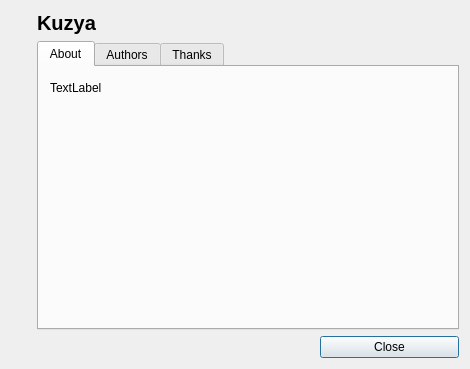
<?xml version="1.0" encoding="UTF-8"?>
<ui version="4.0">
 <class>AboutDialog</class>
 <widget class="QDialog" name="AboutDialog">
  <property name="windowModality">
   <enum>Qt::WindowModal</enum>
  </property>
  <property name="geometry">
   <rect>
    <x>0</x>
    <y>0</y>
    <width>470</width>
    <height>369</height>
   </rect>
  </property>
  <property name="windowTitle">
   <string>About...</string>
  </property>
  <property name="sizeGripEnabled">
   <bool>false</bool>
  </property>
  <property name="modal">
   <bool>true</bool>
  </property>
  <layout class="QGridLayout" name="gridLayout_3">
   <item row="0" column="0">
    <layout class="QGridLayout" name="gridLayout_2" columnstretch="0,2,1">
     <item row="0" column="0" rowspan="2">
      <widget class="QLabel" name="logoLabel">
       <property name="text">
        <string/>
       </property>
       <property name="pixmap">
        <pixmap resource="images.qrc">:/menu/images/kuzya.png</pixmap>
       </property>
      </widget>
     </item>
     <item row="0" column="1" colspan="2">
      <widget class="QLabel" name="TitleLabel">
       <property name="font">
        <font>
         <pointsize>15</pointsize>
         <weight>75</weight>
         <bold>true</bold>
        </font>
       </property>
       <property name="text">
        <string>Kuzya</string>
       </property>
      </widget>
     </item>
     <item row="1" column="1" rowspan="3" colspan="2">
      <widget class="QTabWidget" name="tabWidget">
       <property name="currentIndex">
        <number>0</number>
       </property>
       <widget class="QWidget" name="aboutTab">
        <attribute name="title">
         <string>About</string>
        </attribute>
        <layout class="QGridLayout" name="gridLayout">
         <item row="0" column="0">
          <widget class="QLabel" name="aboutLabel">
           <property name="text">
            <string>TextLabel</string>
           </property>
          </widget>
         </item>
         <item row="1" column="0">
          <spacer name="verticalSpacer_2">
           <property name="orientation">
            <enum>Qt::Vertical</enum>
           </property>
           <property name="sizeHint" stdset="0">
            <size>
             <width>20</width>
             <height>40</height>
            </size>
           </property>
          </spacer>
         </item>
         <item row="0" column="1">
          <spacer name="horizontalSpacer">
           <property name="orientation">
            <enum>Qt::Horizontal</enum>
           </property>
           <property name="sizeHint" stdset="0">
            <size>
             <width>40</width>
             <height>20</height>
            </size>
           </property>
          </spacer>
         </item>
        </layout>
       </widget>
       <widget class="QWidget" name="authorsTab">
        <attribute name="title">
         <string>Authors</string>
        </attribute>
        <layout class="QGridLayout" name="gridLayout_4">
         <item row="0" column="0">
          <widget class="QLabel" name="authorsLabel">
           <property name="text">
            <string>TextLabel</string>
           </property>
          </widget>
         </item>
         <item row="0" column="1">
          <spacer name="horizontalSpacer_2">
           <property name="orientation">
            <enum>Qt::Horizontal</enum>
           </property>
           <property name="sizeHint" stdset="0">
            <size>
             <width>40</width>
             <height>20</height>
            </size>
           </property>
          </spacer>
         </item>
         <item row="1" column="0">
          <spacer name="verticalSpacer_3">
           <property name="orientation">
            <enum>Qt::Vertical</enum>
           </property>
           <property name="sizeHint" stdset="0">
            <size>
             <width>20</width>
             <height>40</height>
            </size>
           </property>
          </spacer>
         </item>
        </layout>
       </widget>
       <widget class="QWidget" name="tab_23">
        <attribute name="title">
         <string>Thanks</string>
        </attribute>
        <layout class="QGridLayout" name="gridLayout_5">
         <item row="0" column="0">
          <widget class="QLabel" name="label_2">
           <property name="text">
            <string>Thanks for your help...</string>
           </property>
          </widget>
         </item>
         <item row="1" column="0">
          <widget class="QTextBrowser" name="thanksBrowser">
           <property name="autoFillBackground">
            <bool>false</bool>
           </property>
           <property name="html">
            <string>&lt;!DOCTYPE HTML PUBLIC &quot;-//W3C//DTD HTML 4.0//EN&quot; &quot;http://www.w3.org/TR/REC-html40/strict.dtd&quot;&gt;
&lt;html&gt;&lt;head&gt;&lt;meta name=&quot;qrichtext&quot; content=&quot;1&quot; /&gt;&lt;style type=&quot;text/css&quot;&gt;
p, li { white-space: pre-wrap; }
&lt;/style&gt;&lt;/head&gt;&lt;body style=&quot; font-family:'MS Shell Dlg 2'; font-size:8.25pt; font-weight:400; font-style:normal;&quot;&gt;
&lt;p align=&quot;center&quot; style=&quot; margin-top:0px; margin-bottom:0px; margin-left:0px; margin-right:0px; -qt-block-indent:0; text-indent:0px;&quot;&gt;&lt;span style=&quot; font-size:10pt; font-weight:600;&quot;&gt;Languages:&lt;/span&gt;&lt;/p&gt;
&lt;p style=&quot; margin-top:0px; margin-bottom:0px; margin-left:0px; margin-right:0px; -qt-block-indent:0; text-indent:0px;&quot;&gt;&lt;span style=&quot; font-size:10pt; color:#111a2d;&quot;&gt;Helena Kuibida&lt;/span&gt;&lt;span style=&quot; font-size:10pt; color:#3b5998;&quot;&gt; - French translation &lt;/span&gt;&lt;img src=&quot;:/flags/images/flags/French.png&quot; /&gt;&lt;/p&gt;
&lt;p style=&quot; margin-top:0px; margin-bottom:0px; margin-left:0px; margin-right:0px; -qt-block-indent:0; text-indent:0px;&quot;&gt;&lt;span style=&quot; font-size:10pt; color:#111a2d;&quot;&gt;Lytvyn Mariya&lt;/span&gt;&lt;span style=&quot; font-size:10pt; color:#3b5998;&quot;&gt; - Arabic translation &lt;/span&gt;&lt;img src=&quot;:/flags/images/flags/Arabic.png&quot; /&gt;&lt;/p&gt;
&lt;p style=&quot; margin-top:0px; margin-bottom:0px; margin-left:0px; margin-right:0px; -qt-block-indent:0; text-indent:0px;&quot;&gt;&lt;span style=&quot; font-size:10pt; color:#111a2d;&quot;&gt;Nikola Moskaljuk&lt;/span&gt;&lt;span style=&quot; font-size:10pt; color:#3b5998;&quot;&gt; - Serbian translation &lt;/span&gt;&lt;img src=&quot;:/flags/images/flags/Serbian.png&quot; /&gt;&lt;/p&gt;
&lt;p style=&quot; margin-top:0px; margin-bottom:0px; margin-left:0px; margin-right:0px; -qt-block-indent:0; text-indent:0px;&quot;&gt;&lt;span style=&quot; font-size:10pt; color:#111a2d;&quot;&gt;Svitlana Fitsak&lt;/span&gt;&lt;span style=&quot; font-size:10pt; color:#3b5998;&quot;&gt; - German translation &lt;/span&gt;&lt;img src=&quot;:/flags/images/flags/German.png&quot; /&gt;&lt;/p&gt;
&lt;p style=&quot;-qt-paragraph-type:empty; margin-top:0px; margin-bottom:0px; margin-left:0px; margin-right:0px; -qt-block-indent:0; text-indent:0px; font-size:8pt;&quot;&gt;&lt;/p&gt;
&lt;p align=&quot;center&quot; style=&quot; margin-top:0px; margin-bottom:0px; margin-left:0px; margin-right:0px; -qt-block-indent:0; text-indent:0px;&quot;&gt;&lt;span style=&quot; font-size:10pt; font-weight:600;&quot;&gt;Design:&lt;/span&gt;&lt;/p&gt;
&lt;p style=&quot; margin-top:0px; margin-bottom:0px; margin-left:0px; margin-right:0px; -qt-block-indent:0; text-indent:0px;&quot;&gt;&lt;span style=&quot; font-size:10pt;&quot;&gt;Volodymyr Shevchyk Jr. &lt;/span&gt;&lt;span style=&quot; font-size:10pt; color:#3b5998;&quot;&gt;- Stylish Icons &lt;/span&gt;&lt;img src=&quot;:/common/styling-small.png&quot; /&gt;&lt;/p&gt;
&lt;p style=&quot;-qt-paragraph-type:empty; margin-top:0px; margin-bottom:0px; margin-left:0px; margin-right:0px; -qt-block-indent:0; text-indent:0px; font-size:8pt;&quot;&gt;&lt;/p&gt;
&lt;p align=&quot;center&quot; style=&quot; margin-top:0px; margin-bottom:0px; margin-left:0px; margin-right:0px; -qt-block-indent:0; text-indent:0px;&quot;&gt;&lt;span style=&quot; font-size:10pt; font-weight:600;&quot;&gt;Web:&lt;/span&gt;&lt;/p&gt;
&lt;p style=&quot; margin-top:0px; margin-bottom:0px; margin-left:0px; margin-right:0px; -qt-block-indent:0; text-indent:0px;&quot;&gt;&lt;span style=&quot; font-size:10pt;&quot;&gt;Shakh Andrew &lt;/span&gt;&lt;span style=&quot; font-size:10pt; color:#3b5998;&quot;&gt;- web....  &lt;/span&gt;&lt;a href=&quot;shakh.andrew@gmail.com&quot;&gt;&lt;span style=&quot; font-size:8pt; text-decoration: underline; color:#0000ff;&quot;&gt;shakh.andrew@gmail.com&lt;/span&gt;&lt;/a&gt;&lt;/p&gt;
&lt;p style=&quot; margin-top:0px; margin-bottom:0px; margin-left:0px; margin-right:0px; -qt-block-indent:0; text-indent:0px;&quot;&gt;&lt;span style=&quot; font-size:10pt;&quot;&gt;Fityo Igor &lt;/span&gt;&lt;span style=&quot; font-size:10pt; color:#3b5998;&quot;&gt;- web....  &lt;/span&gt;&lt;a href=&quot;igorfityo@gmail.com&quot;&gt;&lt;span style=&quot; font-size:8pt; text-decoration: underline; color:#0000ff;&quot;&gt;igorfityo@gmail.com&lt;/span&gt;&lt;/a&gt;&lt;/p&gt;&lt;/body&gt;&lt;/html&gt;</string>
           </property>
           <property name="openExternalLinks">
            <bool>true</bool>
           </property>
           <property name="openLinks">
            <bool>false</bool>
           </property>
          </widget>
         </item>
        </layout>
       </widget>
      </widget>
     </item>
     <item row="2" column="0">
      <spacer name="verticalSpacer">
       <property name="orientation">
        <enum>Qt::Vertical</enum>
       </property>
       <property name="sizeHint" stdset="0">
        <size>
         <width>20</width>
         <height>40</height>
        </size>
       </property>
      </spacer>
     </item>
     <item row="3" column="0">
      <widget class="QFrame" name="frame">
       <property name="frameShape">
        <enum>QFrame::StyledPanel</enum>
       </property>
       <property name="frameShadow">
        <enum>QFrame::Raised</enum>
       </property>
      </widget>
     </item>
     <item row="4" column="0" colspan="2">
      <spacer name="horizontalSpacer_3">
       <property name="orientation">
        <enum>Qt::Horizontal</enum>
       </property>
       <property name="sizeHint" stdset="0">
        <size>
         <width>178</width>
         <height>20</height>
        </size>
       </property>
      </spacer>
     </item>
     <item row="4" column="2">
      <widget class="QPushButton" name="closeButton">
       <property name="text">
        <string>Close</string>
       </property>
      </widget>
     </item>
    </layout>
   </item>
  </layout>
 </widget>
 <layoutdefault spacing="6" margin="11"/>
 <resources>
  <include location="images.qrc"/>
 </resources>
 <connections>
  <connection>
   <sender>closeButton</sender>
   <signal>clicked()</signal>
   <receiver>AboutDialog</receiver>
   <slot>close()</slot>
   <hints>
    <hint type="sourcelabel">
     <x>403</x>
     <y>347</y>
    </hint>
    <hint type="destinationlabel">
     <x>234</x>
     <y>184</y>
    </hint>
   </hints>
  </connection>
 </connections>
</ui>
